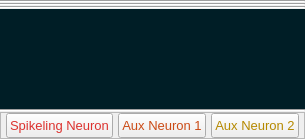
                      <widget class="QWidget" name="page_103_2_1">
                       <layout class="QVBoxLayout" name="verticalLayout_43">
                        <property name="spacing">
                         <number>0</number>
                        </property>
                        <property name="leftMargin">
                         <number>0</number>
                        </property>
                        <property name="topMargin">
                         <number>0</number>
                        </property>
                        <property name="rightMargin">
                         <number>0</number>
                        </property>
                        <property name="bottomMargin">
                         <number>0</number>
                        </property>
                        <item>
                         <widget class="PlotWidget" name="DataAnalysis_Oscilloscope_widget2_1_0" native="true">
                          <property name="sizePolicy">
                           <sizepolicy hsizetype="Preferred" vsizetype="Expanding">
                            <horstretch>0</horstretch>
                            <verstretch>0</verstretch>
                           </sizepolicy>
                          </property>
                          <property name="styleSheet">
                           <string notr="true">background-color: rgb(0, 30, 38);</string>
                          </property>
                         </widget>
                        </item>
                        <item>
                         <widget class="Line" name="line_16">
                          <property name="orientation">
                           <enum>Qt::Horizontal</enum>
                          </property>
                         </widget>
                        </item>
                        <item>
                         <widget class="PlotWidget" name="DataAnalysis_Oscilloscope_widget2_1_1" native="true">
                          <property name="sizePolicy">
                           <sizepolicy hsizetype="Preferred" vsizetype="Expanding">
                            <horstretch>0</horstretch>
                            <verstretch>0</verstretch>
                           </sizepolicy>
                          </property>
                          <property name="styleSheet">
                           <string notr="true">background-color: rgb(0, 30, 38);</string>
                          </property>
                         </widget>
                        </item>
                        <item>
                         <widget class="Line" name="line_15">
                          <property name="orientation">
                           <enum>Qt::Horizontal</enum>
                          </property>
                         </widget>
                        </item>
                        <item>
                         <widget class="PlotWidget" name="DataAnalysis_Oscilloscope_widget2_1_2" native="true">
                          <property name="sizePolicy">
                           <sizepolicy hsizetype="Preferred" vsizetype="Expanding">
                            <horstretch>0</horstretch>
                            <verstretch>0</verstretch>
                           </sizepolicy>
                          </property>
                          <property name="styleSheet">
                           <string notr="true">background-color: rgb(0, 30, 38);</string>
                          </property>
                         </widget>
                        </item>
                        <item>
                         <widget class="Line" name="line_12">
                          <property name="orientation">
                           <enum>Qt::Horizontal</enum>
                          </property>
                         </widget>
                        </item>
                        <item>
                         <widget class="PlotWidget" name="DataAnalysis_Oscilloscope_widget2_1_3" native="true">
                          <property name="sizePolicy">
                           <sizepolicy hsizetype="Preferred" vsizetype="Fixed">
                            <horstretch>0</horstretch>
                            <verstretch>0</verstretch>
                           </sizepolicy>
                          </property>
                          <property name="minimumSize">
                           <size>
                            <width>0</width>
                            <height>100</height>
                           </size>
                          </property>
                          <property name="maximumSize">
                           <size>
                            <width>16777215</width>
                            <height>100</height>
                           </size>
                          </property>
                          <property name="styleSheet">
                           <string notr="true">background-color: rgb(0, 30, 38);
</string>
                          </property>
                         </widget>
                        </item>
                        <item>
                         <widget class="Line" name="line_36">
                          <property name="orientation">
                           <enum>Qt::Horizontal</enum>
                          </property>
                         </widget>
                        </item>
                        <item>
                         <widget class="QFrame" name="DataAnalysis_Neurons_pushButton21_frame">
                          <property name="sizePolicy">
                           <sizepolicy hsizetype="Preferred" vsizetype="Preferred">
                            <horstretch>0</horstretch>
                            <verstretch>0</verstretch>
                           </sizepolicy>
                          </property>
                          <property name="minimumSize">
                           <size>
                            <width>0</width>
                            <height>25</height>
                           </size>
                          </property>
                          <property name="frameShape">
                           <enum>QFrame::StyledPanel</enum>
                          </property>
                          <property name="frameShadow">
                           <enum>QFrame::Raised</enum>
                          </property>
                          <layout class="QHBoxLayout" name="horizontalLayout_107">
                           <property name="spacing">
                            <number>5</number>
                           </property>
                           <property name="leftMargin">
                            <number>5</number>
                           </property>
                           <property name="topMargin">
                            <number>0</number>
                           </property>
                           <property name="rightMargin">
                            <number>5</number>
                           </property>
                           <property name="bottomMargin">
                            <number>0</number>
                           </property>
                           <item>
                            <widget class="QPushButton" name="DataAnalysis_Neuron0Vm_pushButton21">
                             <property name="minimumSize">
                              <size>
                               <width>25</width>
                               <height>0</height>
                              </size>
                             </property>
                             <property name="maximumSize">
                              <size>
                               <width>16777215</width>
                               <height>25</height>
                              </size>
                             </property>
                             <property name="font">
                              <font>
                               <pointsize>10</pointsize>
                              </font>
                             </property>
                             <property name="styleSheet">
                              <string notr="true">color: rgb(220, 50, 47);</string>
                             </property>
                             <property name="text">
                              <string>Spikeling Neuron</string>
                             </property>
                            </widget>
                           </item>
                           <item>
                            <widget class="QPushButton" name="DataAnalysis_Neuron1Vm_pushButton21">
                             <property name="minimumSize">
                              <size>
                               <width>0</width>
                               <height>25</height>
                              </size>
                             </property>
                             <property name="maximumSize">
                              <size>
                               <width>16777215</width>
                               <height>25</height>
                              </size>
                             </property>
                             <property name="font">
                              <font>
                               <pointsize>10</pointsize>
                              </font>
                             </property>
                             <property name="styleSheet">
                              <string notr="true">color: rgb(203, 75, 22);</string>
                             </property>
                             <property name="text">
                              <string>Aux Neuron 1</string>
                             </property>
                            </widget>
                           </item>
                           <item>
                            <widget class="QPushButton" name="DataAnalysis_Neuron2Vm_pushButton21">
                             <property name="sizePolicy">
                              <sizepolicy hsizetype="Minimum" vsizetype="Fixed">
                               <horstretch>0</horstretch>
                               <verstretch>25</verstretch>
                              </sizepolicy>
                             </property>
                             <property name="minimumSize">
                              <size>
                               <width>0</width>
                               <height>25</height>
                              </size>
                             </property>
                             <property name="maximumSize">
                              <size>
                               <width>16777215</width>
                               <height>25</height>
                              </size>
                             </property>
                             <property name="font">
                              <font>
                               <pointsize>10</pointsize>
                              </font>
                             </property>
                             <property name="styleSheet">
                              <string notr="true">color: rgb(181, 137, 0);</string>
                             </property>
                             <property name="text">
                              <string>Aux Neuron 2</string>
                             </property>
                            </widget>
                           </item>
                          </layout>
                         </widget>
                        </item>
                       </layout>
                      </widget>
